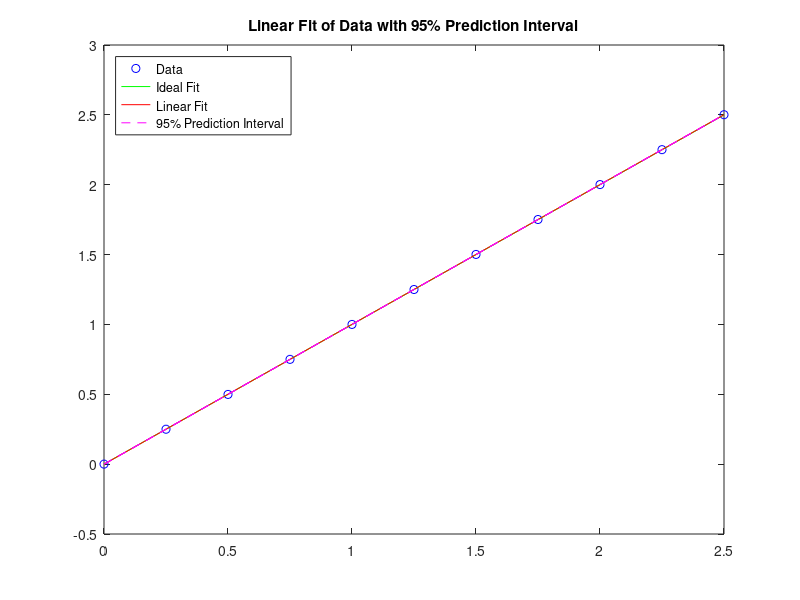
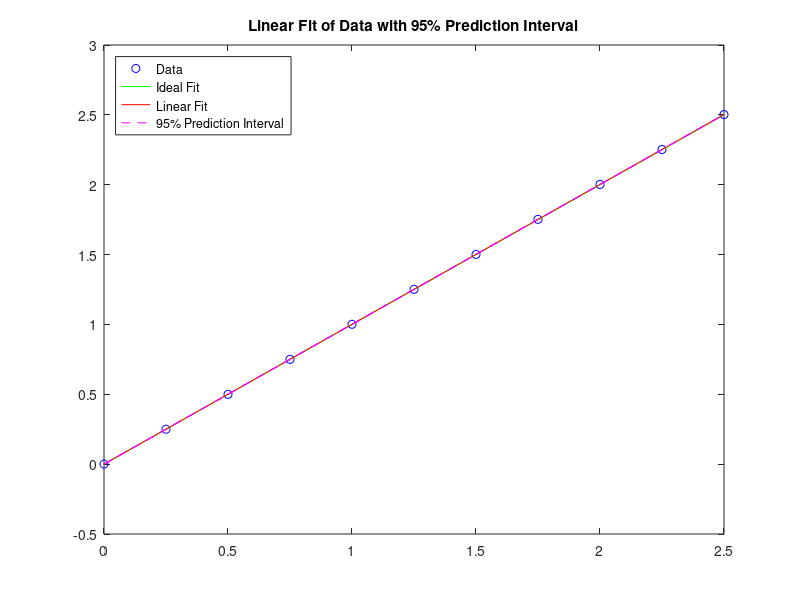
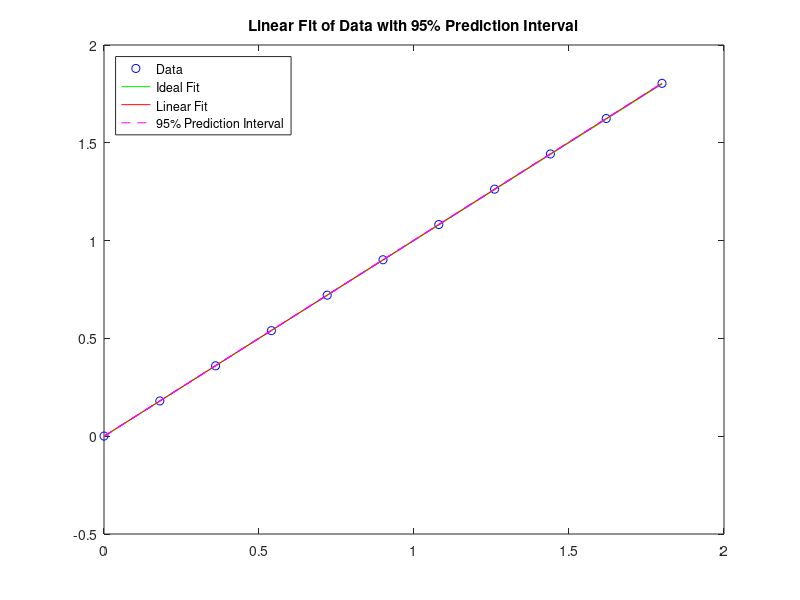

MATLAB code for these plots, in order:
%% Board tag: 1
%% DAC1, Channel 0
clc;
x = [0, 0.25, 0.5, 0.75, 1, 1.25, 1.5, 1.75, 2, 2.25, 2.5];
y = [0.0002, 0.2499, 0.499, 0.75, 1, 1.25, 1.501, 1.751, 2.001, 2.251, 2.501];

[p,S] = polyfit(x,y,1);
[y_fit,delta] = polyval(p,x,S); 

% x_corrected = x_target/p(1) - p(2)/p(1)
disp(1/p(1));
disp(-p(2)/p(1));

figure(1);
plot(x,y,'bo')
hold on
plot(x,x,'g-')
plot(x,y_fit,'r-')
plot(x,y_fit+2*delta,'m--',x,y_fit-2*delta,'m--')
title('Linear Fit of Data with 95% Prediction Interval')
legend({'Data','Ideal Fit','Linear Fit','95% Prediction Interval'}, 'Location','northwest')
hold off

%% DAC1, Channel 1
clc;
x = [0, 0.25, 0.5, 0.75, 1, 1.25, 1.5, 1.75, 2, 2.25, 2.5];
y = [5.00E-04 ,0.25, 0.4993, 0.75, 1.001, 1.251, 1.501, 1.752, 2.002, 2.252, 2.502];

[p,S] = polyfit(x,y,1);
[y_fit,delta] = polyval(p,x,S); 

% x_corrected = x_target/p(1) - p(2)/p(1)
disp(1/p(1));
disp(-p(2)/p(1));

figure(2);
plot(x,y,'bo')
hold on
plot(x,x,'g-')
plot(x,y_fit,'r-')
plot(x,y_fit+2*delta,'m--',x,y_fit-2*delta,'m--')
title('Linear Fit of Data with 95% Prediction Interval')
legend({'Data','Ideal Fit','Linear Fit','95% Prediction Interval'}, 'Location','northwest')
hold off

%% DAC1, Channel 2
clc;
x = [0, 0.25, 0.5, 0.75, 1, 1.25, 1.5, 1.75, 2, 2.25, 2.5];
y = [8.00E-04 , 0.2506, 0.4997, 0.751, 1.001, 1.251, 1.502, 1.752, 2.002, 2.252, 2.502];

[p,S] = polyfit(x,y,1);
[y_fit,delta] = polyval(p,x,S); 

% x_corrected = x_target/p(1) - p(2)/p(1)
disp(1/p(1));
disp(-p(2)/p(1));

figure(3);
plot(x,y,'bo')
hold on
plot(x,x,'g-')
plot(x,y_fit,'r-')
plot(x,y_fit+2*delta,'m--',x,y_fit-2*delta,'m--')
title('Linear Fit of Data with 95% Prediction Interval')
legend({'Data','Ideal Fit','Linear Fit','95% Prediction Interval'}, 'Location','northwest')
hold off

%% DAC1, Channel 3
clc;
x = [0, 0.25, 0.5, 0.75, 1, 1.25, 1.5, 1.75, 2, 2.25, 2.5];
y = [4.00E-04 , 0.2504, 0.4996, 0.751, 1.001, 1.251, 1.502, 1.752, 2.002, 2.252, 2.502];

[p,S] = polyfit(x,y,1);
[y_fit,delta] = polyval(p,x,S); 

% x_corrected = x_target/p(1) - p(2)/p(1)
disp(1/p(1));
disp(-p(2)/p(1));

figure(3);
plot(x,y,'bo')
hold on
plot(x,x,'g-')
plot(x,y_fit,'r-')
plot(x,y_fit+2*delta,'m--',x,y_fit-2*delta,'m--')
title('Linear Fit of Data with 95% Prediction Interval')
legend({'Data','Ideal Fit','Linear Fit','95% Prediction Interval'}, 'Location','northwest')
hold off

%% DAC1, Channel 4
clc;
x = [0, 0.25, 0.5, 0.75, 1, 1.25, 1.5, 1.75, 2, 2.25, 2.5];
y = [9.00E-04 , 0.2506, 0.4998, 0.751, 1.001, 1.251, 1.502, 1.752, 2.002, 2.252, 2.502];

[p,S] = polyfit(x,y,1);
[y_fit,delta] = polyval(p,x,S); 

% x_corrected = x_target/p(1) - p(2)/p(1)
disp(1/p(1));
disp(-p(2)/p(1));

figure(3);
plot(x,y,'bo')
hold on
plot(x,x,'g-')
plot(x,y_fit,'r-')
plot(x,y_fit+2*delta,'m--',x,y_fit-2*delta,'m--')
title('Linear Fit of Data with 95% Prediction Interval')
legend({'Data','Ideal Fit','Linear Fit','95% Prediction Interval'}, 'Location','northwest')
hold off

%% DAC1, Channel 5
clc;
x = [0, 0.25, 0.5, 0.75, 1, 1.25, 1.5, 1.75, 2, 2.25, 2.5];
y = [2.00E-04 , 0.2499, 0.499, 0.75, 1, 1.251, 1.501, 1.751, 2.001, 2.252, 2.501];

[p,S] = polyfit(x,y,1);
[y_fit,delta] = polyval(p,x,S); 

% x_corrected = x_target/p(1) - p(2)/p(1)
disp(1/p(1));
disp(-p(2)/p(1));

figure(3);
plot(x,y,'bo')
hold on
plot(x,x,'g-')
plot(x,y_fit,'r-')
plot(x,y_fit+2*delta,'m--',x,y_fit-2*delta,'m--')
title('Linear Fit of Data with 95% Prediction Interval')
legend({'Data','Ideal Fit','Linear Fit','95% Prediction Interval'}, 'Location','northwest')
hold off

%%
%% DAC2, Channel 0 
clc;
x = [0, 0.2, 0.4, 0.6, 0.8, 1, 1.2, 1.4, 1.6, 1.8, 2];
y = [4.00E-04 , 0.1996, 0.399, 0.5983, 0.8, 1, 1.2, 1.4, 1.6, 1.8, 2];

[p,S] = polyfit(x,y,1);
[y_fit,delta] = polyval(p,x,S); 

% x_corrected = x_target/p(1) - p(2)/p(1)
disp(1/p(1));
disp(-p(2)/p(1));

figure(3);
plot(x,y,'bo')
hold on
plot(x,x,'g-')
plot(x,y_fit,'r-')
plot(x,y_fit+2*delta,'m--',x,y_fit-2*delta,'m--')
title('Linear Fit of Data with 95% Prediction Interval')
legend({'Data','Ideal Fit','Linear Fit','95% Prediction Interval'}, 'Location','northwest')
hold off

%% DAC2, Channel 1 
clc;
x = [0, 0.2, 0.4, 0.6, 0.8, 1, 1.2, 1.4, 1.6, 1.8, 2];
y = [1.00E-04 , 0.1993, 0.3984, 0.5975, 0.799, 0.999, 1.199, 1.398, 1.598, 1.798, 1.998];

[p,S] = polyfit(x,y,1);
[y_fit,delta] = polyval(p,x,S); 

% x_corrected = x_target/p(1) - p(2)/p(1)
disp(1/p(1));
disp(-p(2)/p(1));

figure(3);
plot(x,y,'bo')
hold on
plot(x,x,'g-')
plot(x,y_fit,'r-')
plot(x,y_fit+2*delta,'m--',x,y_fit-2*delta,'m--')
title('Linear Fit of Data with 95% Prediction Interval')
legend({'Data','Ideal Fit','Linear Fit','95% Prediction Interval'}, 'Location','northwest')
hold off

%% DAC2, Channel 2 
clc;
x = [0, 0.2, 0.4, 0.6, 0.8, 1, 1.2, 1.4, 1.6, 1.8, 2];
y = [4.00E-04 , 0.1997, 0.3987, 0.5978, 0.799, 0.999, 1.199, 1.399, 1.599, 1.799, 1.998];

[p,S] = polyfit(x,y,1);
[y_fit,delta] = polyval(p,x,S); 

% x_corrected = x_target/p(1) - p(2)/p(1)
disp(1/p(1));
disp(-p(2)/p(1));

figure(3);
plot(x,y,'bo')
hold on
plot(x,x,'g-')
plot(x,y_fit,'r-')
plot(x,y_fit+2*delta,'m--',x,y_fit-2*delta,'m--')
title('Linear Fit of Data with 95% Prediction Interval')
legend({'Data','Ideal Fit','Linear Fit','95% Prediction Interval'}, 'Location','northwest')
hold off

%% DAC2, Channel 3 
clc;
x = [0, 0.2, 0.4, 0.6, 0.8, 1, 1.2, 1.4, 1.6, 1.8, 2];
y = [2.00E-04 , 0.1992, 0.3982, 0.5974, 0.798, 0.999, 1.199, 1.398, 1.598, 1.798, 1.998];

[p,S] = polyfit(x,y,1);
[y_fit,delta] = polyval(p,x,S); 

% x_corrected = x_target/p(1) - p(2)/p(1)
disp(1/p(1));
disp(-p(2)/p(1));

figure(3);
plot(x,y,'bo')
hold on
plot(x,x,'g-')
plot(x,y_fit,'r-')
plot(x,y_fit+2*delta,'m--',x,y_fit-2*delta,'m--')
title('Linear Fit of Data with 95% Prediction Interval')
legend({'Data','Ideal Fit','Linear Fit','95% Prediction Interval'}, 'Location','northwest')
hold off

%% DAC2, Channel 4 
clc;
x = [0, 0.2, 0.4, 0.6, 0.8, 1, 1.2, 1.4, 1.6, 1.8, 2];
y = [4.00E-04 , 0.1994, 0.3986, 0.5977, 0.799, 0.999, 1.199, 1.399, 1.599, 1.799, 1.998];

[p,S] = polyfit(x,y,1);
[y_fit,delta] = polyval(p,x,S); 

% x_corrected = x_target/p(1) - p(2)/p(1)
disp(1/p(1));
disp(-p(2)/p(1));

figure(3);
plot(x,y,'bo')
hold on
plot(x,x,'g-')
plot(x,y_fit,'r-')
plot(x,y_fit+2*delta,'m--',x,y_fit-2*delta,'m--')
title('Linear Fit of Data with 95% Prediction Interval')
legend({'Data','Ideal Fit','Linear Fit','95% Prediction Interval'}, 'Location','northwest')
hold off

%% DAC2, Channel 5
clc;
x = [0, 0.2, 0.4, 0.6, 0.8, 1, 1.2, 1.4, 1.6, 1.8, 2];
y = [2.00E-04 , 0.199, 0.398, 0.5972, 0.798, 0.998, 1.198, 1.398, 1.598, 1.798, 1.998];

[p,S] = polyfit(x,y,1);
[y_fit,delta] = polyval(p,x,S); 

% x_corrected = x_target/p(1) - p(2)/p(1)
disp(1/p(1));
disp(-p(2)/p(1));

figure(3);
plot(x,y,'bo')
hold on
plot(x,x,'g-')
plot(x,y_fit,'r-')
plot(x,y_fit+2*delta,'m--',x,y_fit-2*delta,'m--')
title('Linear Fit of Data with 95% Prediction Interval')
legend({'Data','Ideal Fit','Linear Fit','95% Prediction Interval'}, 'Location','northwest')
hold off

%% DAC2, Channel 6
clc;
x = [0, 0.2, 0.4, 0.6, 0.8, 1, 1.2, 1.4, 1.6, 1.8, 2];
y = [5.00E-04 , 0.1991, 0.3982, 0.5974, 0.799, 0.999, 1.199, 1.398, 1.599, 1.799, 1.998];

[p,S] = polyfit(x,y,1);
[y_fit,delta] = polyval(p,x,S); 

% x_corrected = x_target/p(1) - p(2)/p(1)
disp(1/p(1));
disp(-p(2)/p(1));

figure(3);
plot(x,y,'bo')
hold on
plot(x,x,'g-')
plot(x,y_fit,'r-')
plot(x,y_fit+2*delta,'m--',x,y_fit-2*delta,'m--')
title('Linear Fit of Data with 95% Prediction Interval')
legend({'Data','Ideal Fit','Linear Fit','95% Prediction Interval'}, 'Location','northwest')
hold off

%% DAC2, Channel 7
clc;
x = [0, 0.2, 0.4, 0.6, 0.8, 1, 1.2, 1.4, 1.6, 1.8, 2];
y = [2.00E-04 , 0.1997, 0.3988, 0.5979, 0.799, 0.999, 1.199, 1.399, 1.599, 1.799, 1.998];

[p,S] = polyfit(x,y,1);
[y_fit,delta] = polyval(p,x,S); 

% x_corrected = x_target/p(1) - p(2)/p(1)
disp(1/p(1));
disp(-p(2)/p(1));

figure(3);
plot(x,y,'bo')
hold on
plot(x,x,'g-')
plot(x,y_fit,'r-')
plot(x,y_fit+2*delta,'m--',x,y_fit-2*delta,'m--')
title('Linear Fit of Data with 95% Prediction Interval')
legend({'Data','Ideal Fit','Linear Fit','95% Prediction Interval'}, 'Location','northwest')
hold off

%%
%% DAC3, Channel 0
clc;
x = [0, 0.2, 0.4, 0.6, 0.8, 1, 1.2, 1.4, 1.6, 1.8, 2];
y = [1.10E-03 , 0.2006, 0.3995, 0.5987, 0.8, 1, 1.2, 1.399, 1.599, 1.799, 1.999];

[p,S] = polyfit(x,y,1);
[y_fit,delta] = polyval(p,x,S); 

% x_corrected = x_target/p(1) - p(2)/p(1)
disp(1/p(1));
disp(-p(2)/p(1));

figure(3);
plot(x,y,'bo')
hold on
plot(x,x,'g-')
plot(x,y_fit,'r-')
plot(x,y_fit+2*delta,'m--',x,y_fit-2*delta,'m--')
title('Linear Fit of Data with 95% Prediction Interval')
legend({'Data','Ideal Fit','Linear Fit','95% Prediction Interval'}, 'Location','northwest')
hold off

%% DAC3, Channel 1
clc;
x = [0, 0.2, 0.4, 0.6, 0.8, 1, 1.2, 1.4, 1.6, 1.8, 2];
y = [5.0E-04 , 0.1997, 0.3989, 0.5981, 0.799, 0.999, 1.199, 1.399, 1.599, 1.799, 1.998];

[p,S] = polyfit(x,y,1);
[y_fit,delta] = polyval(p,x,S); 

% x_corrected = x_target/p(1) - p(2)/p(1)
disp(1/p(1));
disp(-p(2)/p(1));

figure(3);
plot(x,y,'bo')
hold on
plot(x,x,'g-')
plot(x,y_fit,'r-')
plot(x,y_fit+2*delta,'m--',x,y_fit-2*delta,'m--')
title('Linear Fit of Data with 95% Prediction Interval')
legend({'Data','Ideal Fit','Linear Fit','95% Prediction Interval'}, 'Location','northwest')
hold off

%% DAC3, Channel 2
clc;
x = [0, 0.2, 0.4, 0.6, 0.8, 1, 1.2, 1.4, 1.6, 1.8, 2];
y = [4.0E-04 , 0.2, 0.399, 0.5981, 0.799, 0.999, 1.199, 1.399, 1.599, 1.799, 1.998];

[p,S] = polyfit(x,y,1);
[y_fit,delta] = polyval(p,x,S); 

% x_corrected = x_target/p(1) - p(2)/p(1)
disp(1/p(1));
disp(-p(2)/p(1));

figure(3);
plot(x,y,'bo')
hold on
plot(x,x,'g-')
plot(x,y_fit,'r-')
plot(x,y_fit+2*delta,'m--',x,y_fit-2*delta,'m--')
title('Linear Fit of Data with 95% Prediction Interval')
legend({'Data','Ideal Fit','Linear Fit','95% Prediction Interval'}, 'Location','northwest')
hold off

%% DAC3, Channel 3
clc;
x = [0, 0.2, 0.4, 0.6, 0.8, 1, 1.2, 1.4, 1.6, 1.8, 2];
y = [7.0E-04 , 0.2002, 0.3992, 0.5983, 0.799, 0.999, 1.199, 1.399, 1.599, 1.799, 1.999];

[p,S] = polyfit(x,y,1);
[y_fit,delta] = polyval(p,x,S); 

% x_corrected = x_target/p(1) - p(2)/p(1)
disp(1/p(1));
disp(-p(2)/p(1));

figure(3);
plot(x,y,'bo')
hold on
plot(x,x,'g-')
plot(x,y_fit,'r-')
plot(x,y_fit+2*delta,'m--',x,y_fit-2*delta,'m--')
title('Linear Fit of Data with 95% Prediction Interval')
legend({'Data','Ideal Fit','Linear Fit','95% Prediction Interval'}, 'Location','northwest')
hold off

%% DAC3, Channel 4
clc;
x = [0, 0.2, 0.4, 0.6, 0.8, 1, 1.2, 1.4, 1.6, 1.8, 2];
y = [0.0014, 0.2007, 0.3997, 0.5988, 0.8, 1, 1.2, 1.4, 1.6, 1.8, 2];

[p,S] = polyfit(x,y,1);
[y_fit,delta] = polyval(p,x,S); 

% x_corrected = x_target/p(1) - p(2)/p(1)
disp(1/p(1));
disp(-p(2)/p(1));

figure(3);
plot(x,y,'bo')
hold on
plot(x,x,'g-')
plot(x,y_fit,'r-')
plot(x,y_fit+2*delta,'m--',x,y_fit-2*delta,'m--')
title('Linear Fit of Data with 95% Prediction Interval')
legend({'Data','Ideal Fit','Linear Fit','95% Prediction Interval'}, 'Location','northwest')
hold off

%% DAC3, Channel 5
clc;
x = [0, 0.2, 0.4, 0.6, 0.8, 1, 1.2, 1.4, 1.6, 1.8, 2];
y = [0.0004, 0.1988, 0.3979, 0.5971, 0.798, 0.998, 1.198, 1.398, 1.598, 1.798, 1.998];

[p,S] = polyfit(x,y,1);
[y_fit,delta] = polyval(p,x,S); 

% x_corrected = x_target/p(1) - p(2)/p(1)
disp(1/p(1));
disp(-p(2)/p(1));

figure(3);
plot(x,y,'bo')
hold on
plot(x,x,'g-')
plot(x,y_fit,'r-')
plot(x,y_fit+2*delta,'m--',x,y_fit-2*delta,'m--')
title('Linear Fit of Data with 95% Prediction Interval')
legend({'Data','Ideal Fit','Linear Fit','95% Prediction Interval'}, 'Location','northwest')
hold off

%% DAC3, Channel 6
clc;
x = [0, 0.2, 0.4, 0.6, 0.8, 1, 1.2, 1.4, 1.6, 1.8, 2];
y = [0.0007, 0.1996, 0.3986, 0.5977, 0.799, 0.999, 1.199, 1.399, 1.599, 1.799, 1.998];

[p,S] = polyfit(x,y,1);
[y_fit,delta] = polyval(p,x,S); 

% x_corrected = x_target/p(1) - p(2)/p(1)
disp(1/p(1));
disp(-p(2)/p(1));

figure(3);
plot(x,y,'bo')
hold on
plot(x,x,'g-')
plot(x,y_fit,'r-')
plot(x,y_fit+2*delta,'m--',x,y_fit-2*delta,'m--')
title('Linear Fit of Data with 95% Prediction Interval')
legend({'Data','Ideal Fit','Linear Fit','95% Prediction Interval'}, 'Location','northwest')
hold off

%% DAC3, Channel 7
clc;
x = [0, 0.2, 0.4, 0.6, 0.8, 1, 1.2, 1.4, 1.6, 1.8, 2];
y = [0.0004, 0.2001, 0.399, 0.598, 0.799, 0.999, 1.199, 1.399, 1.599, 1.799, 1.998];

[p,S] = polyfit(x,y,1);
[y_fit,delta] = polyval(p,x,S); 

% x_corrected = x_target/p(1) - p(2)/p(1)
disp(1/p(1));
disp(-p(2)/p(1));

figure(3);
plot(x,y,'bo')
hold on
plot(x,x,'g-')
plot(x,y_fit,'r-')
plot(x,y_fit+2*delta,'m--',x,y_fit-2*delta,'m--')
title('Linear Fit of Data with 95% Prediction Interval')
legend({'Data','Ideal Fit','Linear Fit','95% Prediction Interval'}, 'Location','northwest')
hold off

%%
%% DAC4, Channel 0
clc;
x = [0, 0.2, 0.4, 0.6, 0.8, 1, 1.2, 1.4, 1.6, 1.8, 2];
y = [0.0006, 0.1987, 0.3978, 0.5969, 0.798, 0.998, 1.198, 1.398, 1.598, 1.798, 1.997];

[p,S] = polyfit(x,y,1);
[y_fit,delta] = polyval(p,x,S); 

% x_corrected = x_target/p(1) - p(2)/p(1)
disp(1/p(1));
disp(-p(2)/p(1));

figure(3);
plot(x,y,'bo')
hold on
plot(x,x,'g-')
plot(x,y_fit,'r-')
plot(x,y_fit+2*delta,'m--',x,y_fit-2*delta,'m--')
title('Linear Fit of Data with 95% Prediction Interval')
legend({'Data','Ideal Fit','Linear Fit','95% Prediction Interval'}, 'Location','northwest')
hold off

%% DAC4, Channel 1
clc;
x = [0, 0.2, 0.4, 0.6, 0.8, 1, 1.2, 1.4, 1.6, 1.8, 2];
y = [0.0002, 0.1997, 0.3987, 0.5977, 0.799, 0.999, 1.199, 1.399, 1.598, 1.798, 1.998];

[p,S] = polyfit(x,y,1);
[y_fit,delta] = polyval(p,x,S); 

% x_corrected = x_target/p(1) - p(2)/p(1)
disp(1/p(1));
disp(-p(2)/p(1));

figure(3);
plot(x,y,'bo')
hold on
plot(x,x,'g-')
plot(x,y_fit,'r-')
plot(x,y_fit+2*delta,'m--',x,y_fit-2*delta,'m--')
title('Linear Fit of Data with 95% Prediction Interval')
legend({'Data','Ideal Fit','Linear Fit','95% Prediction Interval'}, 'Location','northwest')
hold off

%% DAC4, Channel 2
clc;
x = [0, 0.2, 0.4, 0.6, 0.8, 1, 1.2, 1.4, 1.6, 1.8, 2];
y = [0.0009, 0.1997, 0.3988, 0.598, 0.799, 0.999, 1.199, 1.399, 1.599, 1.799, 1.998];

[p,S] = polyfit(x,y,1);
[y_fit,delta] = polyval(p,x,S); 

% x_corrected = x_target/p(1) - p(2)/p(1)
disp(1/p(1));
disp(-p(2)/p(1));

figure(3);
plot(x,y,'bo')
hold on
plot(x,x,'g-')
plot(x,y_fit,'r-')
plot(x,y_fit+2*delta,'m--',x,y_fit-2*delta,'m--')
title('Linear Fit of Data with 95% Prediction Interval')
legend({'Data','Ideal Fit','Linear Fit','95% Prediction Interval'}, 'Location','northwest')
hold off

%% DAC4, Channel 3
clc;
x = [0, 0.2, 0.4, 0.6, 0.8, 1, 1.2, 1.4, 1.6, 1.8, 2];
y = [0.0007, 0.2004, 0.3994, 0.5986, 0.8, 1, 1.2, 1.399, 1.599, 1.799, 1.999];

[p,S] = polyfit(x,y,1);
[y_fit,delta] = polyval(p,x,S); 

% x_corrected = x_target/p(1) - p(2)/p(1)
disp(1/p(1));
disp(-p(2)/p(1));

figure(3);
plot(x,y,'bo')
hold on
plot(x,x,'g-')
plot(x,y_fit,'r-')
plot(x,y_fit+2*delta,'m--',x,y_fit-2*delta,'m--')
title('Linear Fit of Data with 95% Prediction Interval')
legend({'Data','Ideal Fit','Linear Fit','95% Prediction Interval'}, 'Location','northwest')
hold off

%% DAC4, Channel 4
clc;
x = [0, 0.2, 0.4, 0.6, 0.8, 1, 1.2, 1.4, 1.6, 1.8, 2];
y = [0.0006, 0.1994, 0.3984, 0.5976, 0.799, 0.999, 1.199, 1.398, 1.598, 1.798, 1.998];

[p,S] = polyfit(x,y,1);
[y_fit,delta] = polyval(p,x,S); 

% x_corrected = x_target/p(1) - p(2)/p(1)
disp(1/p(1));
disp(-p(2)/p(1));

figure(3);
plot(x,y,'bo')
hold on
plot(x,x,'g-')
plot(x,y_fit,'r-')
plot(x,y_fit+2*delta,'m--',x,y_fit-2*delta,'m--')
title('Linear Fit of Data with 95% Prediction Interval')
legend({'Data','Ideal Fit','Linear Fit','95% Prediction Interval'}, 'Location','northwest')
hold off

%% DAC4, Channel 5
clc;
x = [0, 0.2, 0.4, 0.6, 0.8, 1, 1.2, 1.4, 1.6, 1.8, 2];
y = [0.0005, 0.1996, 0.3988, 0.598, 0.799, 0.999, 1.199, 1.399, 1.599, 1.799, 1.998];

[p,S] = polyfit(x,y,1);
[y_fit,delta] = polyval(p,x,S); 

% x_corrected = x_target/p(1) - p(2)/p(1)
disp(1/p(1));
disp(-p(2)/p(1));

figure(3);
plot(x,y,'bo')
hold on
plot(x,x,'g-')
plot(x,y_fit,'r-')
plot(x,y_fit+2*delta,'m--',x,y_fit-2*delta,'m--')
title('Linear Fit of Data with 95% Prediction Interval')
legend({'Data','Ideal Fit','Linear Fit','95% Prediction Interval'}, 'Location','northwest')
hold off

%% DAC4, Channel 6
clc;
x = [0, 0.2, 0.4, 0.6, 0.8, 1, 1.2, 1.4, 1.6, 1.8, 2];
y = [0.0007, 0.2001, 0.3991, 0.5981, 0.799, 0.999, 1.199, 1.399, 1.599, 1.798, 1.998];

[p,S] = polyfit(x,y,1);
[y_fit,delta] = polyval(p,x,S); 

% x_corrected = x_target/p(1) - p(2)/p(1)
disp(1/p(1));
disp(-p(2)/p(1));

figure(3);
plot(x,y,'bo')
hold on
plot(x,x,'g-')
plot(x,y_fit,'r-')
plot(x,y_fit+2*delta,'m--',x,y_fit-2*delta,'m--')
title('Linear Fit of Data with 95% Prediction Interval')
legend({'Data','Ideal Fit','Linear Fit','95% Prediction Interval'}, 'Location','northwest')
hold off

%% DAC4, Channel 7
clc;
x = [0, 0.2, 0.4, 0.6, 0.8, 1, 1.2, 1.4, 1.6, 1.8, 2];
y = [0.0006, 0.2, 0.3991, 0.5982, 0.799, 0.999, 1.199, 1.399, 1.599, 1.799, 1.999];

[p,S] = polyfit(x,y,1);
[y_fit,delta] = polyval(p,x,S); 

% x_corrected = x_target/p(1) - p(2)/p(1)
disp(1/p(1));
disp(-p(2)/p(1));

figure(3);
plot(x,y,'bo')
hold on
plot(x,x,'g-')
plot(x,y_fit,'r-')
plot(x,y_fit+2*delta,'m--',x,y_fit-2*delta,'m--')
title('Linear Fit of Data with 95% Prediction Interval')
legend({'Data','Ideal Fit','Linear Fit','95% Prediction Interval'}, 'Location','northwest')
hold off

%%
%% DAC5, Channel 0
clc;
x = [0, 0.18, 0.36, 0.54, 0.72, 0.9, 1.08, 1.26, 1.44, 1.62, 1.8];
y = [0.0006, 0.1799, 0.3596, 0.5394, 0.721, 0.902, 1.082, 1.263, 1.443, 1.624, 1.804];

[p,S] = polyfit(x,y,1);
[y_fit,delta] = polyval(p,x,S); 

% x_corrected = x_target/p(1) - p(2)/p(1)
disp(1/p(1));
disp(-p(2)/p(1));

figure(3);
plot(x,y,'bo')
hold on
plot(x,x,'g-')
plot(x,y_fit,'r-')
plot(x,y_fit+2*delta,'m--',x,y_fit-2*delta,'m--')
title('Linear Fit of Data with 95% Prediction Interval')
legend({'Data','Ideal Fit','Linear Fit','95% Prediction Interval'}, 'Location','northwest')
hold off

%% DAC5, Channel 1
clc;
x = [0, 0.18, 0.36, 0.54, 0.72, 0.9, 1.08, 1.26, 1.44, 1.62, 1.8];
y = [0.0006, 0.181, 0.3607, 0.5405, 0.722, 0.903, 1.083, 1.264, 1.444, 1.625, 1.805];

[p,S] = polyfit(x,y,1);
[y_fit,delta] = polyval(p,x,S); 

% x_corrected = x_target/p(1) - p(2)/p(1)
disp(1/p(1));
disp(-p(2)/p(1));

figure(3);
plot(x,y,'bo')
hold on
plot(x,x,'g-')
plot(x,y_fit,'r-')
plot(x,y_fit+2*delta,'m--',x,y_fit-2*delta,'m--')
title('Linear Fit of Data with 95% Prediction Interval')
legend({'Data','Ideal Fit','Linear Fit','95% Prediction Interval'}, 'Location','northwest')
hold off

%% DAC5, Channel 2
clc;
x = [0, 0.18, 0.36, 0.54, 0.72, 0.9, 1.08, 1.26, 1.44, 1.62, 1.8];
y = [0.0006, 0.1798, 0.3595, 0.5393, 0.721, 0.901, 1.082, 1.263, 1.443, 1.624, 1.804];

[p,S] = polyfit(x,y,1);
[y_fit,delta] = polyval(p,x,S); 

% x_corrected = x_target/p(1) - p(2)/p(1)
disp(1/p(1));
disp(-p(2)/p(1));

figure(3);
plot(x,y,'bo')
hold on
plot(x,x,'g-')
plot(x,y_fit,'r-')
plot(x,y_fit+2*delta,'m--',x,y_fit-2*delta,'m--')
title('Linear Fit of Data with 95% Prediction Interval')
legend({'Data','Ideal Fit','Linear Fit','95% Prediction Interval'}, 'Location','northwest')
hold off

%% DAC5, Channel 3
clc;
x = [0, 0.18, 0.36, 0.54, 0.72, 0.9, 1.08, 1.26, 1.44, 1.62, 1.8];
y = [0.0005, 0.1806, 0.3603, 0.5402, 0.722, 0.902, 1.083, 1.263, 1.444, 1.624, 1.805];

[p,S] = polyfit(x,y,1);
[y_fit,delta] = polyval(p,x,S); 

% x_corrected = x_target/p(1) - p(2)/p(1)
disp(1/p(1));
disp(-p(2)/p(1));

figure(3);
plot(x,y,'bo')
hold on
plot(x,x,'g-')
plot(x,y_fit,'r-')
plot(x,y_fit+2*delta,'m--',x,y_fit-2*delta,'m--')
title('Linear Fit of Data with 95% Prediction Interval')
legend({'Data','Ideal Fit','Linear Fit','95% Prediction Interval'}, 'Location','northwest')
hold off

%% DAC5, Channel 4
clc;
x = [0, 0.18, 0.36, 0.54, 0.72, 0.9, 1.08, 1.26, 1.44, 1.62, 1.8];
y = [0.0007, 0.1802, 0.36, 0.5398, 0.721, 0.902, 1.082, 1.263, 1.443, 1.624, 1.804];

[p,S] = polyfit(x,y,1);
[y_fit,delta] = polyval(p,x,S); 

% x_corrected = x_target/p(1) - p(2)/p(1)
disp(1/p(1));
disp(-p(2)/p(1));

figure(3);
plot(x,y,'bo')
hold on
plot(x,x,'g-')
plot(x,y_fit,'r-')
plot(x,y_fit+2*delta,'m--',x,y_fit-2*delta,'m--')
title('Linear Fit of Data with 95% Prediction Interval')
legend({'Data','Ideal Fit','Linear Fit','95% Prediction Interval'}, 'Location','northwest')
hold off

%% DAC5, Channel 5
clc;
x = [0, 0.18, 0.36, 0.54, 0.72, 0.9, 1.08, 1.26, 1.44, 1.62, 1.8];
y = [0.0005, 0.1798, 0.3596, 0.5395, 0.721, 0.902, 1.082, 1.263, 1.443, 1.624, 1.804];

[p,S] = polyfit(x,y,1);
[y_fit,delta] = polyval(p,x,S); 

% x_corrected = x_target/p(1) - p(2)/p(1)
disp(1/p(1));
disp(-p(2)/p(1));

figure(3);
plot(x,y,'bo')
hold on
plot(x,x,'g-')
plot(x,y_fit,'r-')
plot(x,y_fit+2*delta,'m--',x,y_fit-2*delta,'m--')
title('Linear Fit of Data with 95% Prediction Interval')
legend({'Data','Ideal Fit','Linear Fit','95% Prediction Interval'}, 'Location','northwest')
hold off

%% DAC5, Channel 6
clc;
x = [0, 0.18, 0.36, 0.54, 0.72, 0.9, 1.08, 1.26, 1.44, 1.62, 1.8];
y = [0.0008, 0.1797, 0.3593, 0.539, 0.72, 0.901, 1.081, 1.261, 1.441, 1.622, 1.802];

[p,S] = polyfit(x,y,1);
[y_fit,delta] = polyval(p,x,S); 

% x_corrected = x_target/p(1) - p(2)/p(1)
disp(1/p(1));
disp(-p(2)/p(1));

figure(3);
plot(x,y,'bo')
hold on
plot(x,x,'g-')
plot(x,y_fit,'r-')
plot(x,y_fit+2*delta,'m--',x,y_fit-2*delta,'m--')
title('Linear Fit of Data with 95% Prediction Interval')
legend({'Data','Ideal Fit','Linear Fit','95% Prediction Interval'}, 'Location','northwest')
hold off

%% DAC5, Channel 7
clc;
x = [0, 0.18, 0.36, 0.54, 0.72, 0.9, 1.08, 1.26, 1.44, 1.62, 1.8];
y = [0.0007, 0.1802, 0.3599, 0.5397, 0.721, 0.902, 1.082, 1.263, 1.443, 1.624, 1.804];

[p,S] = polyfit(x,y,1);
[y_fit,delta] = polyval(p,x,S); 

% x_corrected = x_target/p(1) - p(2)/p(1)
disp(1/p(1));
disp(-p(2)/p(1));

figure(3);
plot(x,y,'bo')
hold on
plot(x,x,'g-')
plot(x,y_fit,'r-')
plot(x,y_fit+2*delta,'m--',x,y_fit-2*delta,'m--')
title('Linear Fit of Data with 95% Prediction Interval')
legend({'Data','Ideal Fit','Linear Fit','95% Prediction Interval'}, 'Location','northwest')
hold off